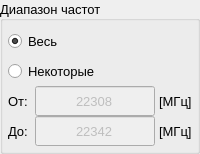
                       <widget class="QGroupBox" name="groupBox_frequency_range">
                        <property name="minimumSize">
                         <size>
                          <width>0</width>
                          <height>100</height>
                         </size>
                        </property>
                        <property name="maximumSize">
                         <size>
                          <width>16777215</width>
                          <height>16777215</height>
                         </size>
                        </property>
                        <property name="sizeIncrement">
                         <size>
                          <width>0</width>
                          <height>0</height>
                         </size>
                        </property>
                        <property name="baseSize">
                         <size>
                          <width>0</width>
                          <height>0</height>
                         </size>
                        </property>
                        <property name="font">
                         <font>
                          <family>MS Shell Dlg 2</family>
                          <pointsize>10</pointsize>
                          <italic>false</italic>
                          <bold>false</bold>
                         </font>
                        </property>
                        <property name="cursor">
                         <cursorShape>ArrowCursor</cursorShape>
                        </property>
                        <property name="mouseTracking">
                         <bool>false</bool>
                        </property>
                        <property name="tabletTracking">
                         <bool>false</bool>
                        </property>
                        <property name="styleSheet">
                         <string notr="true"/>
                        </property>
                        <property name="title">
                         <string>Диапазон частот</string>
                        </property>
                        <property name="alignment">
                         <set>Qt::AlignmentFlag::AlignLeading|Qt::AlignmentFlag::AlignLeft|Qt::AlignmentFlag::AlignVCenter</set>
                        </property>
                        <property name="flat">
                         <bool>true</bool>
                        </property>
                        <property name="checkable">
                         <bool>false</bool>
                        </property>
                        <layout class="QVBoxLayout" name="layout_frequency_range">
                         <property name="spacing">
                          <number>0</number>
                         </property>
                         <property name="leftMargin">
                          <number>5</number>
                         </property>
                         <property name="topMargin">
                          <number>5</number>
                         </property>
                         <property name="rightMargin">
                          <number>5</number>
                         </property>
                         <property name="bottomMargin">
                          <number>5</number>
                         </property>
                         <item>
                          <widget class="QRadioButton" name="radioButton_all_range">
                           <property name="minimumSize">
                            <size>
                             <width>0</width>
                             <height>30</height>
                            </size>
                           </property>
                           <property name="font">
                            <font>
                             <family>MS Shell Dlg 2</family>
                             <pointsize>10</pointsize>
                             <italic>false</italic>
                             <bold>false</bold>
                            </font>
                           </property>
                           <property name="cursor">
                            <cursorShape>PointingHandCursor</cursorShape>
                           </property>
                           <property name="styleSheet">
                            <string notr="true"/>
                           </property>
                           <property name="text">
                            <string>Весь</string>
                           </property>
                           <property name="checked">
                            <bool>true</bool>
                           </property>
                          </widget>
                         </item>
                         <item>
                          <widget class="QRadioButton" name="radioButton_selected_range">
                           <property name="minimumSize">
                            <size>
                             <width>0</width>
                             <height>30</height>
                            </size>
                           </property>
                           <property name="font">
                            <font>
                             <family>MS Shell Dlg 2</family>
                             <pointsize>10</pointsize>
                             <italic>false</italic>
                             <bold>false</bold>
                            </font>
                           </property>
                           <property name="cursor">
                            <cursorShape>PointingHandCursor</cursorShape>
                           </property>
                           <property name="styleSheet">
                            <string notr="true"/>
                           </property>
                           <property name="text">
                            <string>Некоторые</string>
                           </property>
                           <property name="checked">
                            <bool>false</bool>
                           </property>
                          </widget>
                         </item>
                         <item>
                          <widget class="QWidget" name="widget_start_range" native="true">
                           <property name="sizePolicy">
                            <sizepolicy hsizetype="Ignored" vsizetype="Preferred">
                             <horstretch>0</horstretch>
                             <verstretch>0</verstretch>
                            </sizepolicy>
                           </property>
                           <property name="minimumSize">
                            <size>
                             <width>0</width>
                             <height>30</height>
                            </size>
                           </property>
                           <property name="styleSheet">
                            <string notr="true"/>
                           </property>
                           <layout class="QHBoxLayout" name="layout_start_range">
                            <property name="spacing">
                             <number>0</number>
                            </property>
                            <property name="sizeConstraint">
                             <enum>QLayout::SizeConstraint::SetDefaultConstraint</enum>
                            </property>
                            <property name="leftMargin">
                             <number>0</number>
                            </property>
                            <property name="topMargin">
                             <number>0</number>
                            </property>
                            <property name="rightMargin">
                             <number>0</number>
                            </property>
                            <property name="bottomMargin">
                             <number>0</number>
                            </property>
                            <item>
                             <widget class="QLabel" name="label_text_start_range">
                              <property name="sizePolicy">
                               <sizepolicy hsizetype="Preferred" vsizetype="Preferred">
                                <horstretch>0</horstretch>
                                <verstretch>0</verstretch>
                               </sizepolicy>
                              </property>
                              <property name="minimumSize">
                               <size>
                                <width>0</width>
                                <height>30</height>
                               </size>
                              </property>
                              <property name="font">
                               <font>
                                <family>MS Shell Dlg 2</family>
                                <pointsize>10</pointsize>
                                <italic>false</italic>
                                <bold>false</bold>
                               </font>
                              </property>
                              <property name="text">
                               <string>От: </string>
                              </property>
                             </widget>
                            </item>
                            <item>
                             <widget class="QLineEdit" name="lineEdit_start_range">
                              <property name="enabled">
                               <bool>false</bool>
                              </property>
                              <property name="sizePolicy">
                               <sizepolicy hsizetype="Expanding" vsizetype="Fixed">
                                <horstretch>0</horstretch>
                                <verstretch>0</verstretch>
                               </sizepolicy>
                              </property>
                              <property name="minimumSize">
                               <size>
                                <width>0</width>
                                <height>30</height>
                               </size>
                              </property>
                              <property name="maximumSize">
                               <size>
                                <width>120</width>
                                <height>30</height>
                               </size>
                              </property>
                              <property name="font">
                               <font>
                                <family>MS Shell Dlg 2</family>
                                <pointsize>10</pointsize>
                                <italic>false</italic>
                                <bold>false</bold>
                               </font>
                              </property>
                              <property name="styleSheet">
                               <string notr="true"/>
                              </property>
                              <property name="text">
                               <string notr="true">22308</string>
                              </property>
                              <property name="maxLength">
                               <number>10</number>
                              </property>
                              <property name="alignment">
                               <set>Qt::AlignmentFlag::AlignCenter</set>
                              </property>
                              <property name="dragEnabled">
                               <bool>false</bool>
                              </property>
                             </widget>
                            </item>
                            <item>
                             <widget class="QLabel" name="label_text_units_start_range">
                              <property name="sizePolicy">
                               <sizepolicy hsizetype="Preferred" vsizetype="Preferred">
                                <horstretch>0</horstretch>
                                <verstretch>0</verstretch>
                               </sizepolicy>
                              </property>
                              <property name="minimumSize">
                               <size>
                                <width>0</width>
                                <height>30</height>
                               </size>
                              </property>
                              <property name="font">
                               <font>
                                <family>MS Shell Dlg 2</family>
                                <pointsize>10</pointsize>
                                <italic>false</italic>
                                <bold>false</bold>
                               </font>
                              </property>
                              <property name="text">
                               <string> [МГц]</string>
                              </property>
                              <property name="alignment">
                               <set>Qt::AlignmentFlag::AlignCenter</set>
                              </property>
                             </widget>
                            </item>
                           </layout>
                          </widget>
                         </item>
                         <item>
                          <widget class="QWidget" name="widget_end_range" native="true">
                           <property name="sizePolicy">
                            <sizepolicy hsizetype="Ignored" vsizetype="Preferred">
                             <horstretch>0</horstretch>
                             <verstretch>0</verstretch>
                            </sizepolicy>
                           </property>
                           <property name="minimumSize">
                            <size>
                             <width>0</width>
                             <height>30</height>
                            </size>
                           </property>
                           <property name="styleSheet">
                            <string notr="true"/>
                           </property>
                           <layout class="QHBoxLayout" name="layout_end_range">
                            <property name="spacing">
                             <number>0</number>
                            </property>
                            <property name="sizeConstraint">
                             <enum>QLayout::SizeConstraint::SetDefaultConstraint</enum>
                            </property>
                            <property name="leftMargin">
                             <number>0</number>
                            </property>
                            <property name="topMargin">
                             <number>0</number>
                            </property>
                            <property name="rightMargin">
                             <number>0</number>
                            </property>
                            <property name="bottomMargin">
                             <number>0</number>
                            </property>
                            <item>
                             <widget class="QLabel" name="label_text_end_range">
                              <property name="sizePolicy">
                               <sizepolicy hsizetype="Preferred" vsizetype="Preferred">
                                <horstretch>0</horstretch>
                                <verstretch>0</verstretch>
                               </sizepolicy>
                              </property>
                              <property name="minimumSize">
                               <size>
                                <width>0</width>
                                <height>30</height>
                               </size>
                              </property>
                              <property name="font">
                               <font>
                                <family>MS Shell Dlg 2</family>
                                <pointsize>10</pointsize>
                                <italic>false</italic>
                                <bold>false</bold>
                               </font>
                              </property>
                              <property name="styleSheet">
                               <string notr="true"/>
                              </property>
                              <property name="text">
                               <string>До: </string>
                              </property>
                             </widget>
                            </item>
                            <item>
                             <widget class="QLineEdit" name="lineEdit_end_range">
                              <property name="enabled">
                               <bool>false</bool>
                              </property>
                              <property name="sizePolicy">
                               <sizepolicy hsizetype="Expanding" vsizetype="Fixed">
                                <horstretch>0</horstretch>
                                <verstretch>0</verstretch>
                               </sizepolicy>
                              </property>
                              <property name="minimumSize">
                               <size>
                                <width>120</width>
                                <height>30</height>
                               </size>
                              </property>
                              <property name="maximumSize">
                               <size>
                                <width>120</width>
                                <height>30</height>
                               </size>
                              </property>
                              <property name="font">
                               <font>
                                <family>MS Shell Dlg 2</family>
                                <pointsize>10</pointsize>
                                <italic>false</italic>
                                <bold>false</bold>
                               </font>
                              </property>
                              <property name="styleSheet">
                               <string notr="true"/>
                              </property>
                              <property name="text">
                               <string notr="true">22342</string>
                              </property>
                              <property name="maxLength">
                               <number>10</number>
                              </property>
                              <property name="alignment">
                               <set>Qt::AlignmentFlag::AlignCenter</set>
                              </property>
                              <property name="dragEnabled">
                               <bool>false</bool>
                              </property>
                             </widget>
                            </item>
                            <item>
                             <widget class="QLabel" name="label_text_units_end_range">
                              <property name="sizePolicy">
                               <sizepolicy hsizetype="Preferred" vsizetype="Preferred">
                                <horstretch>0</horstretch>
                                <verstretch>0</verstretch>
                               </sizepolicy>
                              </property>
                              <property name="minimumSize">
                               <size>
                                <width>0</width>
                                <height>30</height>
                               </size>
                              </property>
                              <property name="font">
                               <font>
                                <family>MS Shell Dlg 2</family>
                                <pointsize>10</pointsize>
                                <italic>false</italic>
                                <bold>false</bold>
                               </font>
                              </property>
                              <property name="styleSheet">
                               <string notr="true"/>
                              </property>
                              <property name="text">
                               <string> [МГц]</string>
                              </property>
                              <property name="alignment">
                               <set>Qt::AlignmentFlag::AlignCenter</set>
                              </property>
                             </widget>
                            </item>
                           </layout>
                          </widget>
                         </item>
                        </layout>
                       </widget>
